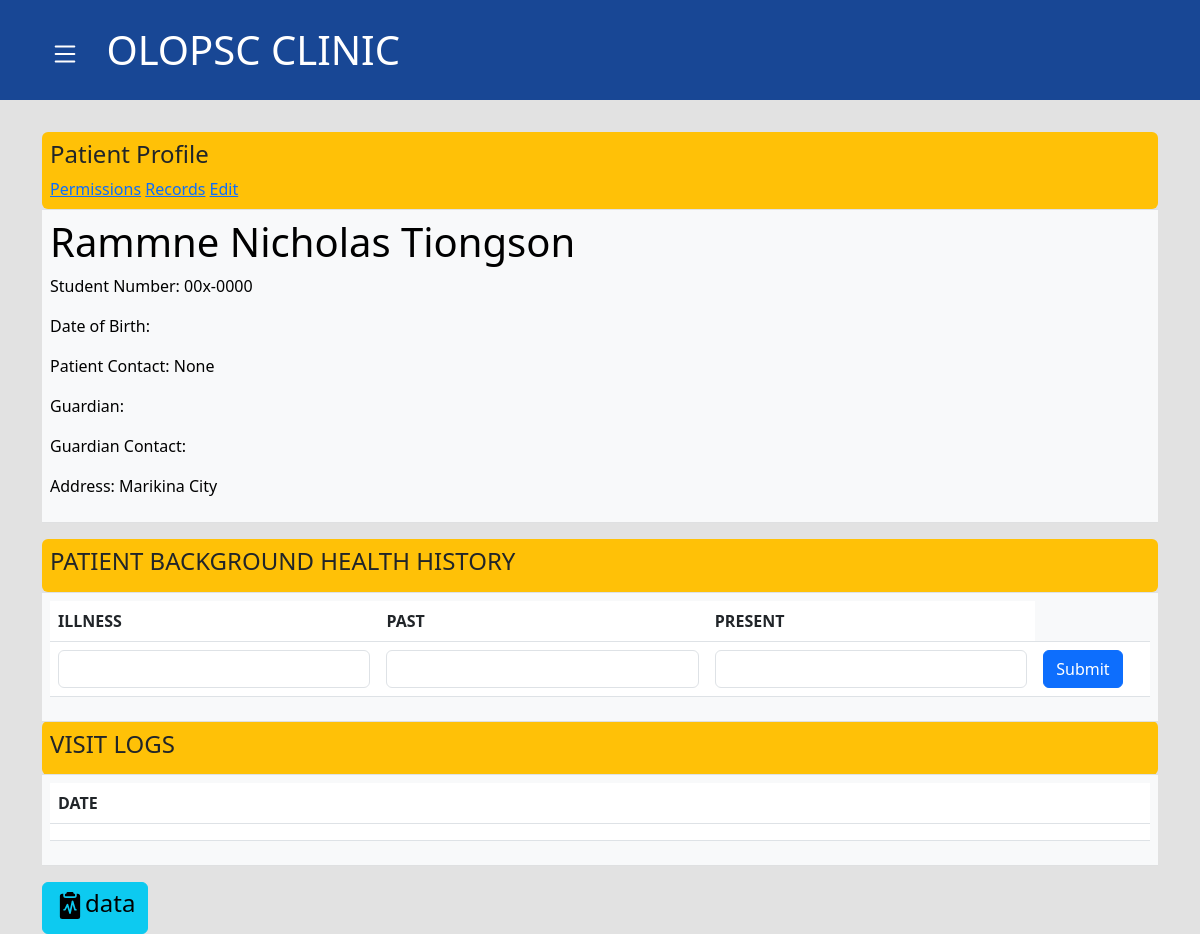
The app's page /patient-details/43 with its own data.
### base/models.py (models this page shows, shortened)
class Patient(models.Model):
    first_name = models.CharField(max_length=50, verbose_name="First name")
    last_name = models.CharField(max_length=50, verbose_name="Last name")
    middle_name = models.CharField(max_length=50, blank=True, verbose_name="Middle name")
    student_number = models.CharField(max_length=10, default='00x-0000', verbose_name="Student Number")
    date_of_birth = models.CharField(max_length=50, verbose_name="Date of birth", null=True, blank=True)
    patient_address = models.CharField(max_length=100, verbose_name="Address")
    patient_contact = models.CharField(max_length=15, verbose_name="Telephone/Cellphone number", null=True, blank=True)
    guardian = models.CharField(max_length=50, blank=True, verbose_name="Guardian")
    guardian_address = models.CharField(max_length=100, blank=True, verbose_name="Guardian's address")
    guardian_telephone = models.CharField(max_length=15, blank=True, verbose_name="Guardian's Telephone/Cellphone number")
    created_at = models.DateTimeField(auto_now_add=True, null=True)
    updated_at = models.DateTimeField(auto_now=True, null=True)

### base/views.py (the view, shortened to what this page needs)
# urls.py: path('patient-details/<int:pk>', views.patient_details, name='patient-details'),
def patient_details(request, pk):
    patient = get_object_or_404(Patient, id=pk)
    illness_obj = patient.illness.all()
    logs = VisitorsLogs.objects.filter(first_name=patient.first_name, last_name=patient.last_name).first()
    return render(request, 'base/patient_details.html', {'patient':patient, 'illness_obj':illness_obj, 'logs':logs})

### base/templates/base/patient_details.html (shortened to what this page needs)
{% extends 'base/base.html'%}
{% block content %}
<br>
<div class="container">
  <table class="table rounded">
    <tr>
      <td class="bg-warning rounded"><h4>Patient Profile</h4>
        <a href="#">Permissions</a>
        <a href="{% url 'patient-records' patient.id %}">Records</a>
        <a href="{% url 'patient-form-update' patient.id %}">Edit</a>
      </td>
    </tr>
    <tr>
      <td class="table table-light">
        <div>
          <h1>{{ patient.first_name }} {{ patient.last_name }} {{ patient.middle_name}}</h1>
          <p>Student Number: {{ patient.student_number }}</p>
          <p>Date of Birth:</p>
          <p>Patient Contact: {{ patient.patient_contact }}</p>
          <p>Guardian: {{ patient.guardian }}</p>
          <p>Guardian Contact: {{ patient.guardian_telephone}}</p>
          <p>Address: {{ patient.patient_address }}</p>
      </td>
    </tr>
  </table>
</div>
<div class="container">
  <table class="table">
    <tr>
      <td class="bg-warning rounded"><h4>PATIENT BACKGROUND HEALTH HISTORY</h4></td>
    </tr>
    <tr>
      <td class="table table-light">
        <table class="table table-hover">
          <thead>
            <tr>
              <th scope="col">ILLNESS</th>
              <th scope="col">PAST</th>
              <th scope="col">PRESENT</th>
            </tr>
          </thead>
          <form method="POST">
            <tbody>
              <tr>
                <td><input type="text" class="form-control" name="illness"></td>
                <td><input type="text" class="form-control" name="past"></td>
                <td><input type="text" class="form-control" name="present"></td>
                <td><button type="submit" class="btn btn-primary">Submit</button></td>
              </tr>
          </tbody>
          </form>
        </table>
    </div>
    <td class="bg-warning rounded"><h4>VISIT LOGS</h4></td>
    <tr>
      <td class="table table-light">
        <table class="table table-hover">
          <thead>
            <tr>
              <th scope="col">DATE</th>
            </tr>
          </thead>
            <tbody>
              <tr>
                <td>{{logs.created_at}}</td>
              </tr>
            </tbody>
        </table>
      </td>
    </tr>
<div class="container">
  <a href="{% url 'patient-data' patient.id %}" class="btn btn-info">
    <h4>
      data
    </h4>
  </a>
</div>
{% endblock %}

### records on screen
Patient: first_name "Rammne Nicholas", last_name "Tiongson", student_number "00x-0000", patient_contact "None", patient_address "Marikina City"
